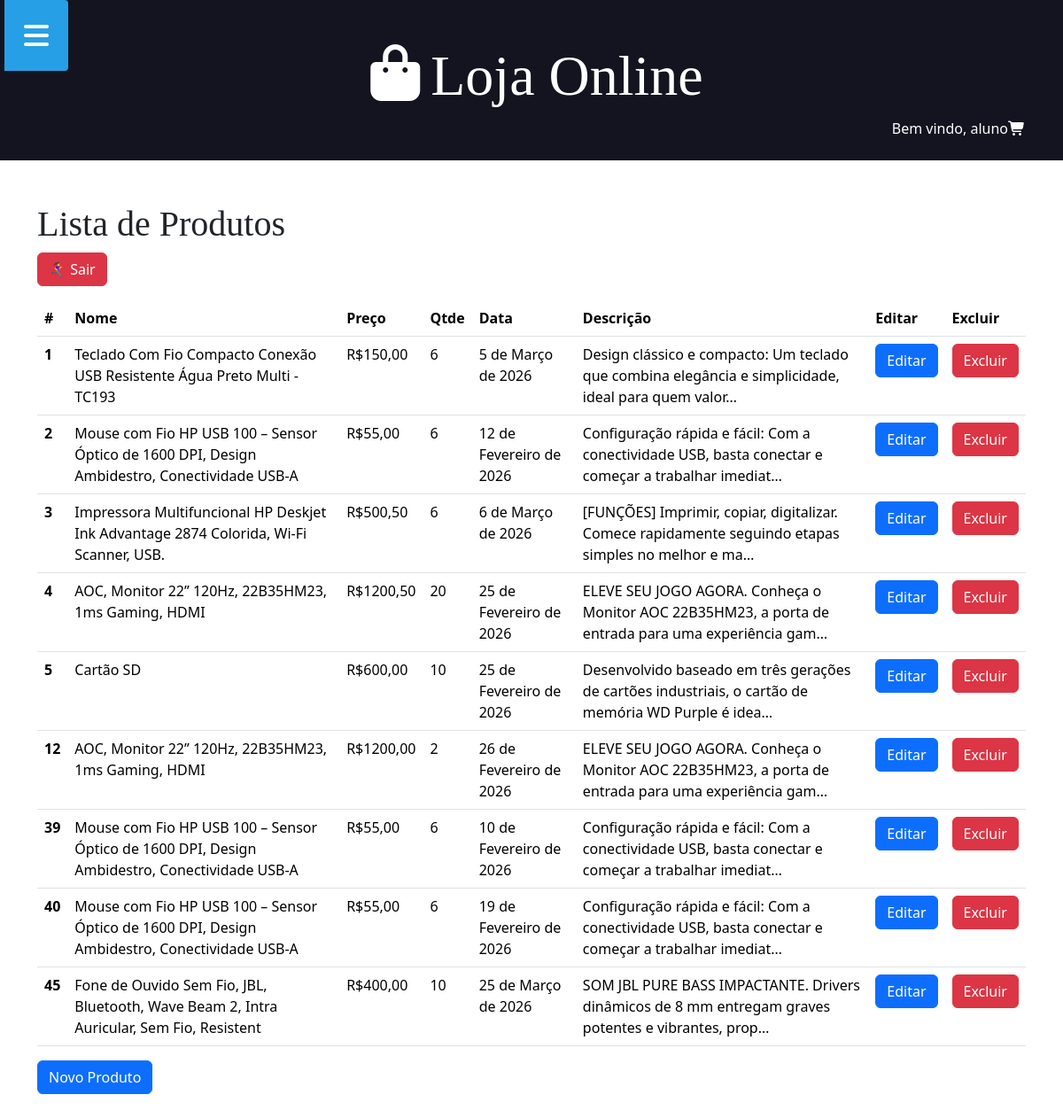
/produto (signed in), run on the app's committed database.
### aplicacao/models.py (models this page shows, shortened)
class Produto(models.Model):
    nome = models.CharField(max_length=100, null=True, blank=True)
    preco = models.DecimalField(decimal_places=2, max_digits=10, null=True, blank=True)
    qtde = models.IntegerField(null=True, blank=True)
    descricao = models.TextField(null=True, blank=True)
    data = models.DateField(null=True, blank=True)
    imagem = models.ImageField(upload_to='produtos/', null=True, blank=True)

### aplicacao/views.py (the view)
# urls.py: path('produto', produto, name="urlproduto"),
@login_required(login_url="urlentrar")
def produto(request):
    produtos = Produto.objects.all()
    context = {'produtos': produtos}
    return render(request, "produto.html", context)

### aplicacao/templates/produto.html (shortened to what this page needs)
{% extends 'global/base.html' %}
{% block content %}
  <div class="container">
    <h1>Lista de Produtos</h1>
    <div class="mb-3">
      <a href="{% url 'urlsair' %}" class="btn btn-danger">🏃‍♀️‍➡️ Sair</a>
    </div>
    <table class="table table-hover">
      <thead>
        <tr>
          <th scope="col">#</th>
          <th scope="col">Nome</th>
          <th scope="col">Preço</th>
          <th scope="col">Qtde</th>
          <th scope="col">Data</th>
          <th scope="col">Descrição</th>
          <th scope="col">Editar</th>
          <th scope="col">Excluir</th>
        </tr>
      </thead>
      {% for p in produtos %}
        <tbody>
          <tr>
            <th scope="row">{{ p.id }}</th>
            <td>{{ p.nome }}</td>
            <td>R${{ p.preco }}</td>
            <td>{{ p.qtde }}</td>
            <td>{{ p.data }}</td>
            <td>{{ p.descricao | truncatechars:100 }}</td>
            <td>
              <form action="{% url 'urleditarProduto' p.id %}" method="GET">
                <input type="submit" value="Editar" class="btn btn-primary" />
              </form>
            </td>
            <td>
              <form action="{% url 'urlexcluirProduto' p.id %}" method="POST">
                <input type="submit" value="Excluir" class="btn btn-danger" />
              </form>
            </td>
          </tr>
        </tbody>
      {% endfor %}
    </table>
    <form action="{% url 'urlcadastrarProduto' %}" method="POST">
      <input type="submit" value="Novo Produto" class="btn btn-primary" />
    </form>
  </div>
{% endblock %}

### aplicacao/templates/global/header.html
<header class="main-header-container">
    <div class="main-header container">
        <h1>
            <a class="main-logo" href="{% url 'urlindex' %}">
                <i class="fas fa-regular fa-bag-shopping main-logo-icon"></i>
                <span class="main-logo-text">Loja Online</span>
            </a>
        </h1>
        <div class="boasvindas">
            {% if user.is_authenticated %}
                <span class="text-welcome">Bem vindo, {{ user.username }}</span>
                <i class="fa-solid fa-cart-shopping"></i>
            {% endif %}
        </div>
    </div>
</header>

### static/css/styles.css (style rules this page uses)
.container { max-width: 144rem; margin: 0 auto; padding: 3rem; }
.main-header-container { background: #13141f; }
h1, h2, h3, h4, h5, h6 { font-family: 'Roboto Slab', serif; }
.main-logo { font-size: 4rem; color: #fff; text-decoration: none; display: flex; align-items: center; justify-content: center; width: fit-content; margin: 0 auto; }
.boasvindas { float: right; font-size: 1rem; color: #fff; text-decoration: none; display: flex; align-items: center; justify-content: center; width: fit-content; margin: 0 auto; }

### data on the page
Produto: id "1", nome "Teclado Com Fio Compacto Conexão USB Resistente Água Preto Multi - TC193", preco "150,00", qtde "6", data "5 de Março de 2026", descricao "Design clássico e compacto: Um teclado que combina elegância e simplicidade, ideal para quem valor…"
Produto: id "2", nome "Mouse com Fio HP USB 100 – Sensor Óptico de 1600 DPI, Design Ambidestro, Conectividade USB-A", preco "55,00", qtde "6", data "12 de Fevereiro de 2026", descricao "Configuração rápida e fácil: Com a conectividade USB, basta conectar e começar a trabalhar imediat…"
Produto: id "3", nome "Impressora Multifuncional HP Deskjet Ink Advantage 2874 Colorida, Wi-Fi Scanner, USB.", preco "500,50", qtde "6", data "6 de Março de 2026", descricao "[FUNÇÕES] Imprimir, copiar, digitalizar. Comece rapidamente seguindo etapas simples no melhor e ma…"
Produto: id "4", nome "AOC, Monitor 22” 120Hz, 22B35HM23, 1ms Gaming, HDMI", preco "1200,50", qtde "20", data "25 de Fevereiro de 2026", descricao "ELEVE SEU JOGO AGORA. Conheça o Monitor AOC 22B35HM23, a porta de entrada para uma experiência gam…"
Produto: id "5", nome "Cartão SD", preco "600,00", qtde "10", data "25 de Fevereiro de 2026", descricao "Desenvolvido baseado em três gerações de cartões industriais, o cartão de memória WD Purple é idea…"
Produto: id "12", nome "AOC, Monitor 22” 120Hz, 22B35HM23, 1ms Gaming, HDMI", preco "1200,00", qtde "2", data "26 de Fevereiro de 2026", descricao "ELEVE SEU JOGO AGORA. Conheça o Monitor AOC 22B35HM23, a porta de entrada para uma experiência gam…"
Produto: id "39", nome "Mouse com Fio HP USB 100 – Sensor Óptico de 1600 DPI, Design Ambidestro, Conectividade USB-A", preco "55,00", qtde "6", data "10 de Fevereiro de 2026", descricao "Configuração rápida e fácil: Com a conectividade USB, basta conectar e começar a trabalhar imediat…"
Produto: id "40", nome "Mouse com Fio HP USB 100 – Sensor Óptico de 1600 DPI, Design Ambidestro, Conectividade USB-A", preco "55,00", qtde "6", data "19 de Fevereiro de 2026", descricao "Configuração rápida e fácil: Com a conectividade USB, basta conectar e começar a trabalhar imediat…"
Produto: id "45", nome "Fone de Ouvido Sem Fio, JBL, Bluetooth, Wave Beam 2, Intra Auricular, Sem Fio, Resistent", preco "400,00", qtde "10", data "25 de Março de 2026", descricao "SOM JBL PURE BASS IMPACTANTE. Drivers dinâmicos de 8 mm entregam graves potentes e vibrantes, prop…"

### other printed values
{{ user.username }} "aluno"
